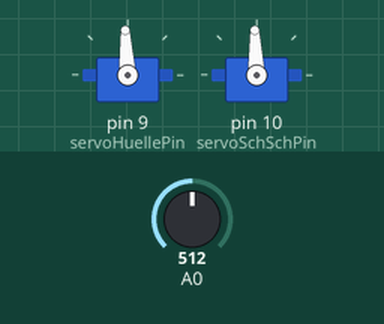
The sketch below on a simulated Arduino Mega 2560, built with avr-gcc and run on an emulated ATmega2560. Parts: 2 × servo. Inputs (shaded band) come from the test bench; at power-on: A0 = 512.

Above: at 5.8 s.
5.9 s: A0 set to 992
7.6 s: A0 set to 1010
At 8.8 s:
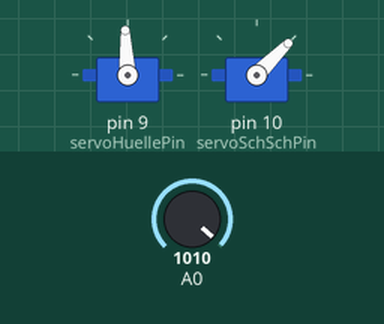
At 11.7 s:
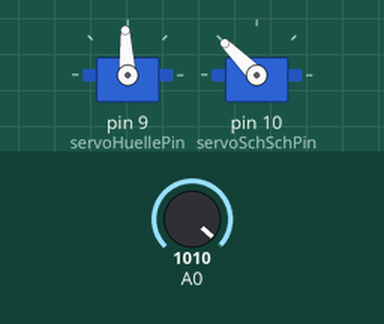
Timing chart, 0 to 20.5 s (numbered marks = the images above; inputs shaded):
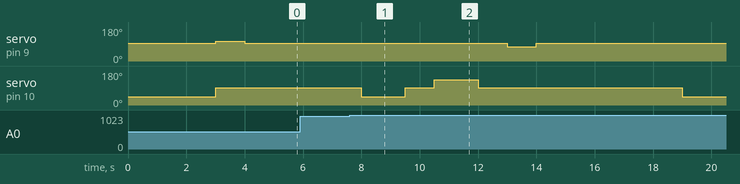

Measured:
- the behaviour switches between 1009 and 1010 on A0 (found by bisection; images 0 and 1)
- after the input at 5.9 s, every drawn part: stays the same
- after the input at 7.6 s, servo on pin 9 (servoHuellePin): 93° → 75° after 5.4 s, → 93° 1.0 s later; servo on pin 10 (servoSchSchPin): 92° → 45° after 0.40 s, → 92° 1.5 s later, → 135° 1.0 s later, → 92° 1.5 s later, … (5 changes in this stretch)

The sketch:

Schachteln.ino
```cpp
#include <Servo.h>

Servo servoHuelle;  // Huelle auf das Foerderband bewegen
Servo servoSchSch;  // Schachtel in Huelle schieben + Schranke bedienen

int servoHuellePin = 9;
int servoSchSchPin = 10;

int vHuelleStop = 93;
int vSchSchStop = 92;

int vHuelle = 105;
int vSchSch = 45;

int pauseHuelle = 1000; // Einheit ms
int pauseSchSch = 1500;
int pauseAb = 5000;
int pause = 1000;

//=====================================================================

void setup() {
  servoHuelle.attach(servoHuellePin);
  servoSchSch.attach(servoSchSchPin);
  pinMode(A0, INPUT);
  Serial.begin(115200);
}

//=====================================================================

void loop() {

  // sicherstellen, dass Servos am Anfang nicht rotieren
  servoHuelle.write(vHuelleStop);
  servoSchSch.write(vSchSchStop);

  // Schranke schließen
  servoSchSch.write(vSchSch); // Schub fuer gewisse Zeit aktivieren und Schranke schließen
  delay(2*pauseSchSch); // eine ganze Umdrehung des Fließbands abwarten
  servoSchSch.write(vSchSchStop); // Fließband stoppen

  // Huelle einlegen
  servoHuelle.write(vHuelle); // Huelle einlegen/Backe ausfahren
  delay(pauseHuelle); // Zeit, die Servo braucht bis Huelle auf Endposition
  servoHuelle.write(vHuelleStop); // Huelle festhalten

  while(analogRead(A0) < 1010) // Sensorsignal ablesen
  {
    delay(pause); // Schachtel nicht vorhanden
  }

  // Schachtel vorhanden
  servoSchSch.write(vSchSch); // Schub fuer gewisse Zeit aktivieren und mit Schranke Gegendruck ausueben
  delay(pauseSchSch); // eine halbe Umdrehung des Fließbands abwarten
  servoSchSch.write(vSchSchStop); // Fließband stoppen

  delay(pause);

  servoSchSch.write(180-vSchSch); // Schub zurueckfahren und dabei Schranke oeffnen
  delay(pauseSchSch); // eine halbe Umdrehung des Fließbands
  servoSchSch.write(vSchSchStop); // Fließband stoppen

  delay(pause);

  servoHuelle.write(180-vHuelle); // Backe einfahren
  delay(pauseHuelle); // Zeit, die Backe fuer einen Weg braucht
  servoHuelle.write(vHuelleStop); // stoppen

  delay(pauseAb); // Zeit fuer Abtransport der Schachtel
}
```
